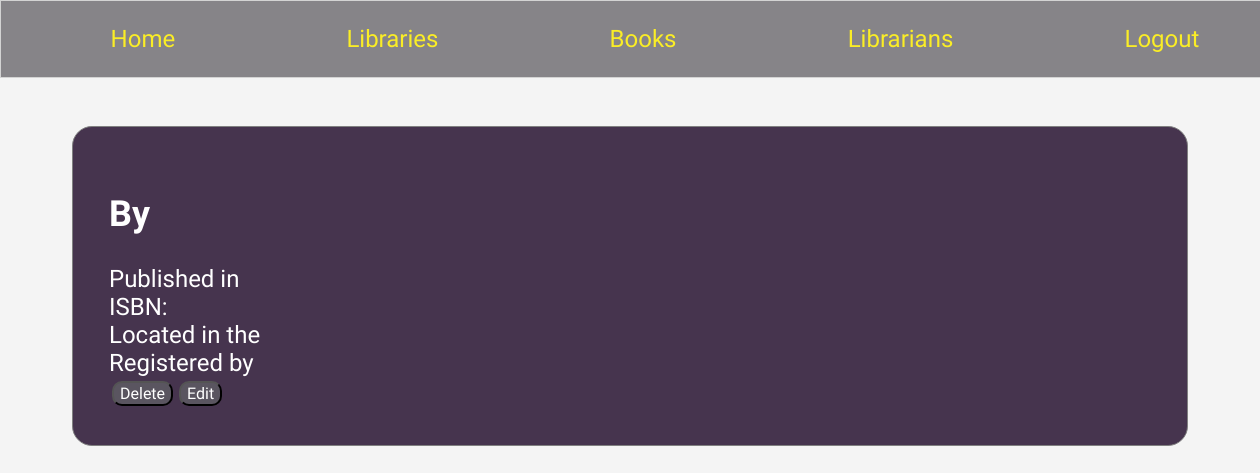
The app's page /books/16/ (signed in), older data.
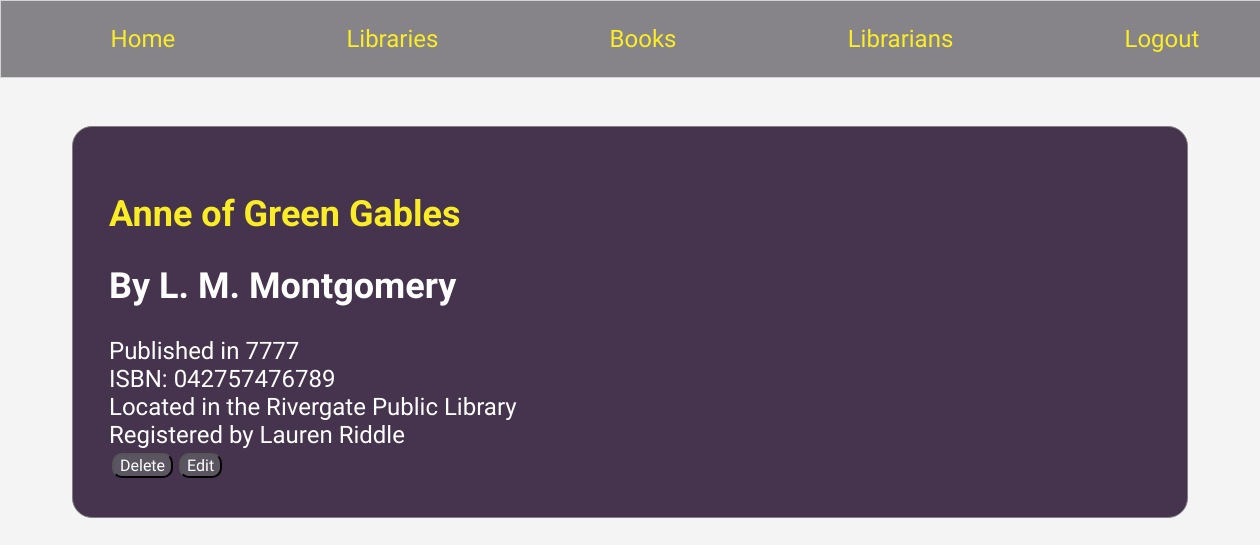
The same page, newer data.
### libraryapp/models/book.py (models this page shows, shortened)
class Book(models.Model):
    title = models.CharField(max_length = 50)
    ISBN = models.CharField(max_length=100)
    author = models.CharField(max_length=50)
    year_published = models.IntegerField()
    location = models.ForeignKey(Library, on_delete=models.CASCADE)
    librarian = models.ForeignKey(Librarian, on_delete=models.CASCADE)

### libraryapp/models/library.py (models this page shows, shortened)
class Library(models.Model):
    title = models.CharField(max_length = 50)
    address = models.CharField(max_length=50)

### libraryapp/views/books/details.py (the view, shortened to what this page needs)
# urls.py: path('books/<int:book_id>/', book_details, name='book'),
@login_required
def book_details(request, book_id):
    if request.method == 'GET':
        book = get_book(book_id)
        template_name = 'books/detail.html'
        return render(request, template_name, {'book': book})

### libraryapp/views/books/details.py (called while the page is built)
def create_book(cursor, row):
    _row = sqlite3.Row(cursor, row)
    book = Book()
    book.id = _row["book_id"]
    book.author = _row["author"]
    book.ISBN = _row["ISBN"]
    book.title = _row["title"]
    book.year_published = _row["year_published"]
    librarian = Librarian()
    librarian.id = _row["librarian_id"]
    librarian.first_name = _row["first_name"]
    librarian.last_name = _row["last_name"]
    library = Library()
    library.id = _row["library_id"]
    library.title = _row["library_name"]
    book.librarian = librarian
    book.location = library
    return book

### libraryapp/templates/books/detail.html (shortened to what this page needs)
{% extends 'shared/base.html' %}
{% load static %}
{% block css %}
    <link rel="stylesheet" href="{% static 'styles/books.css' %}" />
{% endblock %}
{% block content %}
    <section id="book-details">
        <h1 class="book__detail__title">{{ book.title }}</h1>
        <h2 class="book__details__content">By {{ book.author }}</h2>
        <div class="book__details__content">Published in {{ book.year_published }}</div>
        <div class="book__details__content">ISBN: {{ book.ISBN }}</div>
        <div class="book__details__content">Located in the {{ book.location.title }}</div>
        <div class="book__details__content">Registered by {{ book.librarian.first_name }} {{ book.librarian.last_name }}</div>
    <section id="book-actions" style="display:flex;">
        <form action="{% url 'libraryapp:book' book.id %}" method="POST">
            <button>Delete</button>
        </form>
        <form action="{% url 'libraryapp:book_edit_form' book.id %}" method="GET">
            <button>Edit</button>
        </form>
    </section>
    </section>
{% endblock %}

Row changes from the older to the newer data that the page shows:
added Book: title "Anne of Green Gables", author "L. M. Montgomery", year_published "7777", ISBN "042757476789", location "Rivergate Public Library", librarian.first_name "Lauren", librarian.last_name "Riddle"
